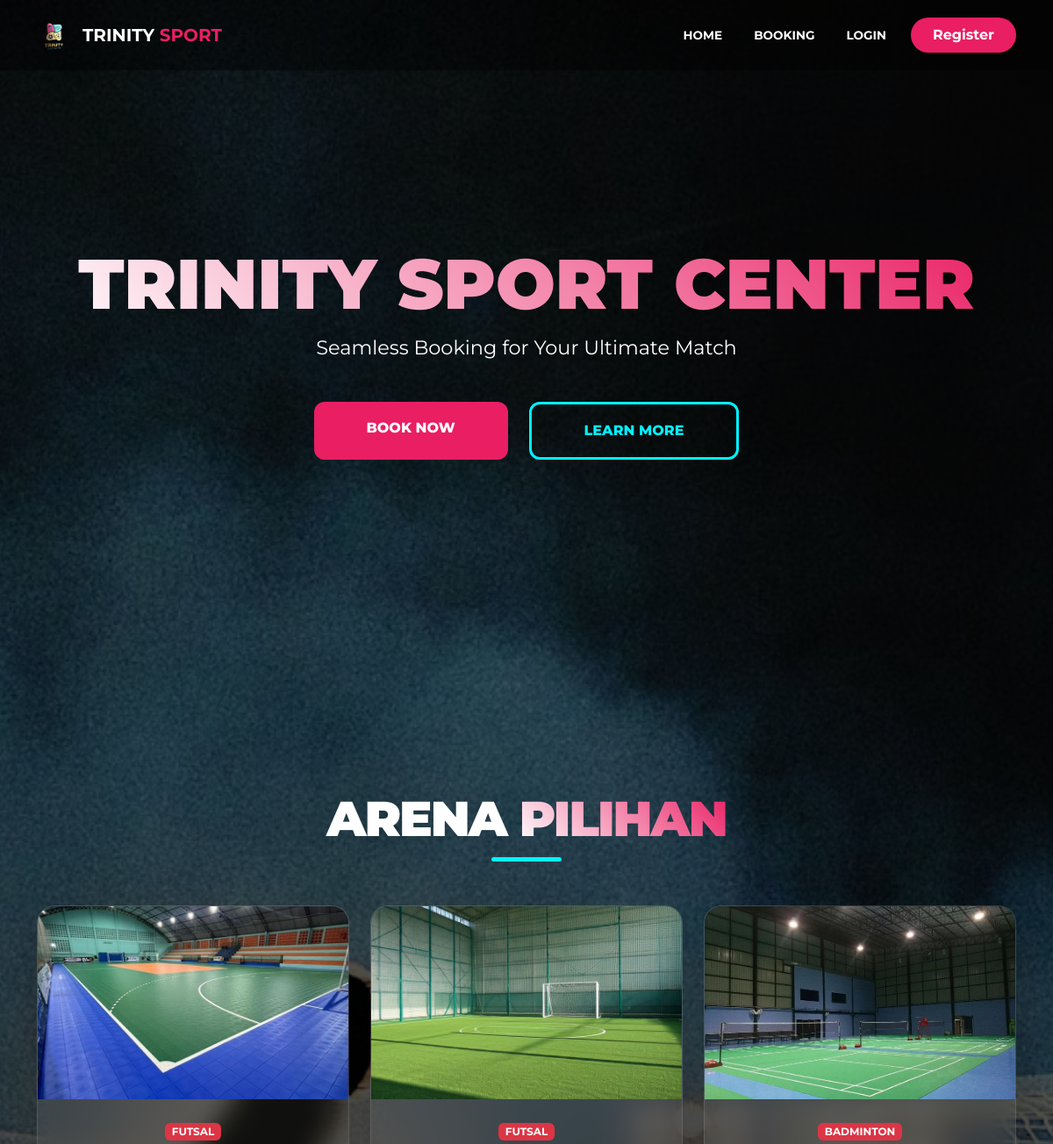
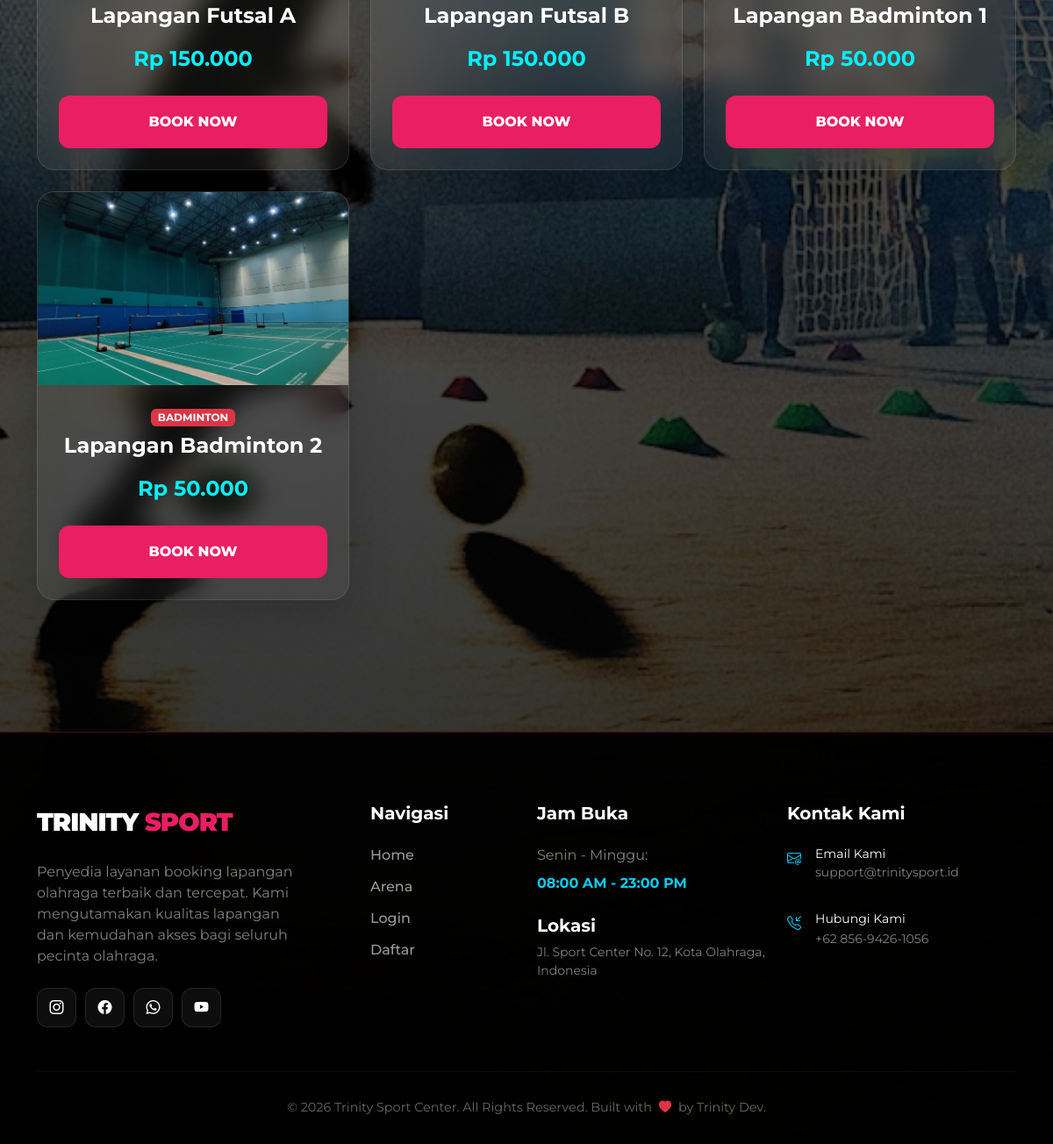
The page / on the database its author committed (2 pictures, top to bottom).
### tables this page shows
CREATE TABLE `lapangan` (
  `id_lapangan` int(11) NOT NULL,
  `nama_lapangan` varchar(50) NOT NULL,
  `jenis` enum('futsal','badminton') NOT NULL,
  `harga_per_jam` int(11) NOT NULL,
  `foto` varchar(255) DEFAULT NULL
);

### index.php (the view, shortened to what this page needs)
<?php
require 'config/database.php';
include 'includes/header.php';
$query_lapangan = mysqli_query($conn, "SELECT * FROM lapangan");
?>
<section class="hero-wrapper">
    <div class="container text-white">
        <h1 class="hero-title">TRINITY SPORT CENTER</h1>
        <p class="hero-subtitle">Seamless Booking for Your Ultimate Match</p>
        <div class="d-flex gap-4 justify-content-center">
            <a href="#lapangan" class="btn-pink">BOOK NOW</a>
            <a href="#footer-anchor" class="btn-outline-cyan">LEARN MORE</a>
        </div>
    </div>
</section>
<section id="lapangan" style="padding: 100px 0;">
    <div class="container">
        <div class="text-center mb-5">
            <h2 class="section-title">Arena <span>Pilihan</span></h2>
            <div class="title-underline"></div>
        </div>
        <div class="row g-4">
            <?php while($row = mysqli_fetch_assoc($query_lapangan)): ?>
                <div class="col-md-4 text-center">
                    <div class="court-card shadow-lg">
                        <img src="assets/images/<?= $row['foto']; ?>" class="w-100" style="height:220px; object-fit:cover;">
                        <div class="p-4">
                            <div class="badge bg-danger mb-2 text-uppercase"><?= $row['jenis']; ?></div>
                            <h4 class="fw-bold mb-3"><?= $row['nama_lapangan']; ?></h4>
                            <p style="color: #00f2ff;" class="fw-bold fs-4 mb-4">Rp <?= number_format($row['harga_per_jam'], 0, ',', '.') ?></p>
                            <a href="user/booking.php?id=<?= $row['id_lapangan'] ?>" class="btn-pink w-100">BOOK NOW</a>
                        </div>
                    </div>
                </div>
            <?php endwhile; ?>
        </div>
    </div>
</section>
<?php include 'includes/footer.php'; ?>

### index.php (style rules this page uses)
html { scroll-behavior: smooth; }
body { font-family: 'Montserrat', sans-serif; background-color: #050505; color: white; }
.hero-wrapper { height: 100vh; display: flex; flex-direction: column; justify-content: center; align-items: center; text-align: center; background: transparent; }
.hero-title { font-size: 5rem; font-weight: 900; text-transform: uppercase; background: linear-gradient(45deg, #fff, #e91e63); -webkit-background-clip: text; -webkit-text-fill-color: transparent; animation: fadeInUp 1s both; }
.section-title { font-size: 3.5rem; font-weight: 900; text-transform: uppercase; letter-spacing: -2px; margin-bottom: 10px; }
.section-title span { background: linear-gradient(45deg, #fff, #e91e63); -webkit-background-clip: text; -webkit-text-fill-color: transparent; }
.title-underline { width: 80px; height: 5px; background: #00f2ff; margin: 0 auto 50px; border-radius: 10px; }
.hero-subtitle { font-size: 1.4rem; opacity: 0.9; margin-bottom: 45px; animation: fadeInUp 1.2s both; animation-delay: 0.3s; }
.btn-pink { background: #e91e63; color: white !important; padding: 18px 60px; font-weight: 800; border-radius: 12px; border: none; transition: 0.3s; text-decoration: none; display: inline-block; animation: fadeInUp 1.4s both; animation-delay: 0.6s; }
.btn-outline-cyan { border: 3px solid #00f2ff; color: #00f2ff !important; padding: 18px 60px; font-weight: 800; border-radius: 12px; text-decoration: none; transition: 0.3s; display: inline-block; background: transparent; animation: fadeInUp 1.4s both; animation-delay: 0.6s; }
.court-card { background: rgba(255, 255, 255, 0.05); backdrop-filter: blur(15px); border: 1px solid rgba(255, 255, 255, 0.1); border-radius: 20px; overflow: hidden; transition: 0.4s; }

### rows shown on the page
lapangan: foto (picture), jenis "FUTSAL", nama_lapangan "Lapangan Futsal A", harga_per_jam "150.000"
lapangan: foto (picture), jenis "FUTSAL", nama_lapangan "Lapangan Futsal B", harga_per_jam "150.000"
lapangan: foto (picture), jenis "BADMINTON", nama_lapangan "Lapangan Badminton 1", harga_per_jam "50.000"
lapangan: foto (picture), jenis "BADMINTON", nama_lapangan "Lapangan Badminton 2", harga_per_jam "50.000"
